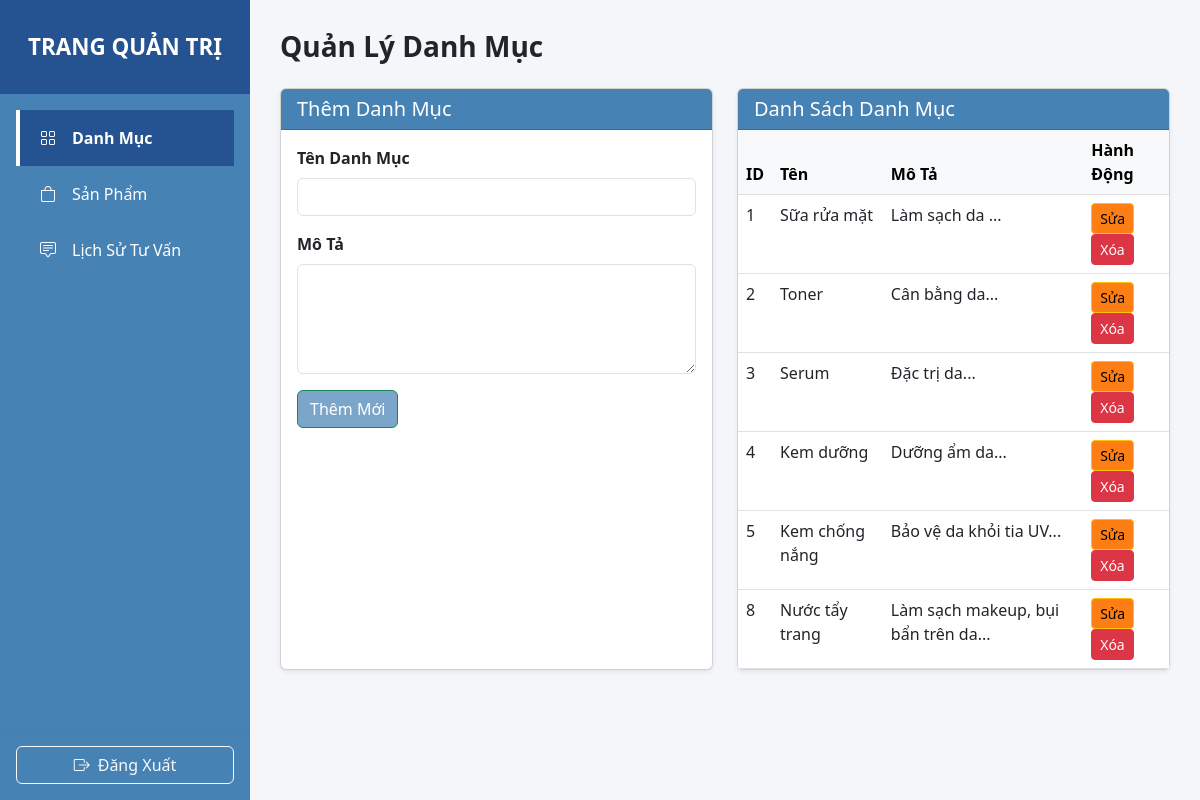
Page /chamda/admin.php (signed in) on the committed database.
### tables this page shows
CREATE TABLE `danhmucsp` (
  `MaDM` int(11) NOT NULL,
  `TenDM` varchar(100) DEFAULT NULL,
  `MoTa` text DEFAULT NULL
);

### chamda/admin.php (the view, shortened to what this page needs)
<?php
include 'ketnoi.php';
$current_tab = $_GET['tab'] ?? 'danhmuc';
$sua_dm = [];
?>
<!DOCTYPE html>
<html lang="vi">
<head>
    <link href="https://cdn.jsdelivr.net/npm/bootstrap@5.3.0/dist/css/bootstrap.min.css" rel="stylesheet">
    <link rel="stylesheet" href="https://cdn.jsdelivr.net/npm/bootstrap-icons@1.11.0/font/bootstrap-icons.css">
</head>
<body>
<div class="d-flex">
    <div id="sidebar" class="d-flex flex-column">
        <div class="sidebar-header">
            TRANG QUẢN TRỊ
        </div>
        <div class="flex-grow-1 p-3">
            <a href="admin.php?tab=danhmuc" class="sidebar-link <?= $current_tab == 'danhmuc' ? 'active' : '' ?>">
                <i class="bi bi-grid me-3"></i>Danh Mục
            </a>
            <a href="admin.php?tab=sanpham" class="sidebar-link <?= $current_tab == 'sanpham' ? 'active' : '' ?>">
                <i class="bi bi-bag me-3"></i>Sản Phẩm
            </a>
            <a href="admin.php?tab=tuvan" class="sidebar-link <?= $current_tab == 'tuvan' ? 'active' : '' ?>">
                <i class="bi bi-chat-square-text me-3"></i>Lịch Sử Tư Vấn
            </a>
        </div>
        <div class="p-3 border-top border-secondary">
            <a href="admin.php?thoat=1" class="btn btn-outline-light w-100">
                <i class="bi bi-box-arrow-right me-2"></i>Đăng Xuất
            </a>
        </div>
</div>
    <div id="main-content" class="container-fluid">
        <div class="d-flex justify-content-between align-items-center mb-4">
            <h3 class="mb-0 text-dark fw-bold">
                <?= $current_tab == 'danhmuc' ? 'Quản Lý Danh Mục' : ($current_tab == 'sanpham' ? 'Quản Lý Sản Phẩm' : 'Lịch Sử Tư Vấn') ?>
            </h3>
        </div>
        <?php if ($current_tab == 'danhmuc'): ?>
            <div class="row g-4">
                <div class="col-lg-6">
                    <div class="card shadow-sm h-100">
                        <div class="card-header bg-dark text-white">
                            <h5 class="mb-0"><?= empty($sua_dm) ? 'Thêm Danh Mục' : 'Sửa Danh Mục' ?></h5>
                        </div>
                        <div class="card-body">
                            <form method="POST">
                                <div class="mb-3">
                                    <label class="form-label fw-bold">Tên Danh Mục</label>
                                    <input type="text" name="tendm" class="form-control" required value="<?= $sua_dm['TenDM'] ?? '' ?>">
                                </div>
                                <div class="mb-3">
                                    <label class="form-label fw-bold">Mô Tả</label>
                                    <textarea name="mota" class="form-control" rows="4"><?= $sua_dm['MoTa'] ?? '' ?></textarea>
                                </div>
                                <button type="submit" class="btn btn-success"><?= empty($sua_dm) ? 'Thêm Mới' : 'Cập Nhật' ?></button>
                            </form>
                        </div>
                    </div>
                </div>
                <div class="col-lg-6">
                    <div class="card shadow-sm h-100">
                        <div class="card-header bg-dark text-white">
                            <h5 class="mb-0">Danh Sách Danh Mục</h5>
                        </div>
                        <div class="card-body p-0">
                            <div class="table-responsive">
                                <table class="table table-hover mb-0">
                                    <thead class="table-light">
                                        <tr><th>ID</th><th>Tên</th><th>Mô Tả</th><th>Hành Động</th></tr>
                                    </thead>
                                    <tbody>
                                        <?php $result = $conn->query("SELECT * FROM DanhMucSP"); while($row = $result->fetch_assoc()): ?>
                                        <tr>
                                            <td><?= $row['MaDM'] ?></td>
                                            <td><?= htmlspecialchars($row['TenDM']) ?></td>
                                            <td><?= $row['MoTa'] ? htmlspecialchars(substr($row['MoTa'], 0, 50)) . '...' : '<em class="text-muted">Không</em>' ?></td>
                                            <td>
                                                <a href="admin.php?sua_dm=<?= $row['MaDM'] ?>&tab=danhmuc" class="btn btn-warning btn-sm">Sửa</a>
                                                <a href="admin.php?xoa_dm=<?= $row['MaDM'] ?>&tab=danhmuc" class="btn btn-danger btn-sm" onclick="return confirm('Xóa?')">Xóa</a>
                                            </td>
                                        </tr>
                                        <?php endwhile; ?>
                                    </tbody>
                                </table>
                            </div>
                        </div>
                    </div>
                </div>
            </div>
        <?php endif; ?>
    </div>
</div>
</body>
</html>

### chamda/admin.php (style rules this page uses)
body { background-color: #f4f6f9; margin: 0; }
.card-header { background-color: #4682B4; }
.btn-success { background-color: #7ca6c9 }
.btn-warning { background-color: #fd7e14; }
.btn-danger { background-color: #dc3545; }
.table { background-color: #4682B4; }
#sidebar { width: 250px; min-height: 100vh; background: #4682B4; color: white; position: fixed; top: 0; left: 0; z-index: 1000; }
#main-content { margin-left: 250px; padding: 30px; min-height: 100vh; }
.sidebar-link { color: white; text-decoration: none; padding: 16px 20px; display: block; border-left: 4px solid transparent; transition: all 0.3s; }
.sidebar-link.active { background-color: #255290; font-weight: bold; border-left-color: white; }
.sidebar-header { background: #255290; padding: 30px 20px; text-align: center; font-size: 1.4rem; font-weight: bold; }
.card-header.bg-dark { background-color: #4682B4 !important; color: white; }

### rows in the picture
danhmucsp: MaDM "1", TenDM "Sữa rửa mặt", MoTa "Làm sạch da"
danhmucsp: MaDM "2", TenDM "Toner", MoTa "Cân bằng da"
danhmucsp: MaDM "3", TenDM "Serum", MoTa "Đặc trị da"
danhmucsp: MaDM "4", TenDM "Kem dưỡng", MoTa "Dưỡng ẩm da"
danhmucsp: MaDM "5", TenDM "Kem chống nắng", MoTa "Bảo vệ da khỏi tia UV"
danhmucsp: MaDM "8", TenDM "Nước tẩy trang", MoTa "Làm sạch makeup, bụi bẩn trên da"
